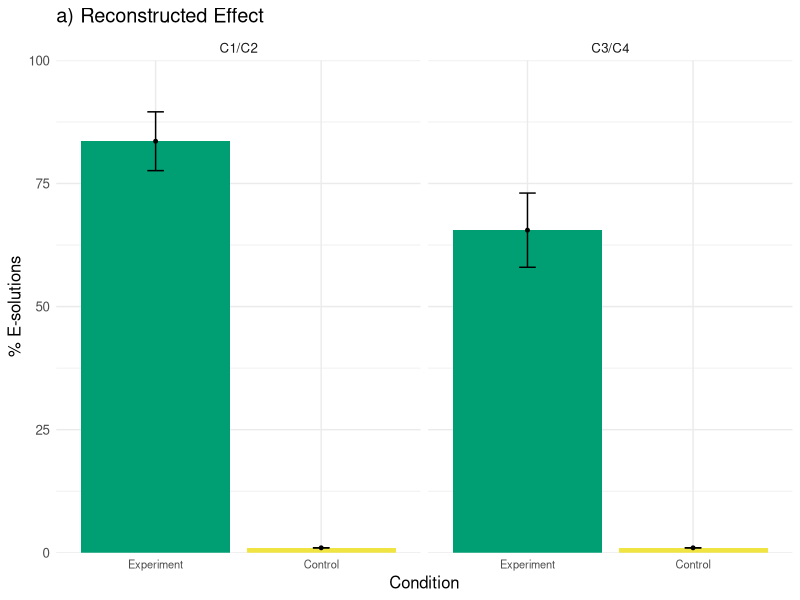
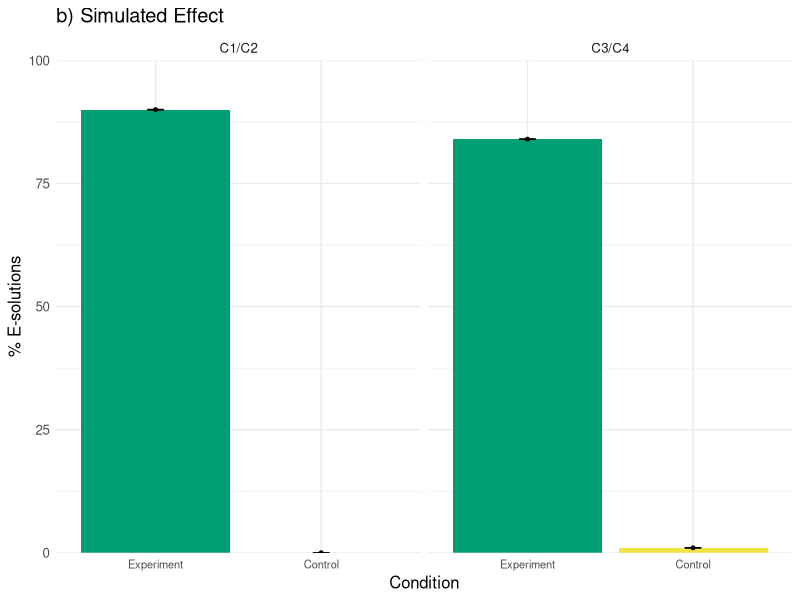
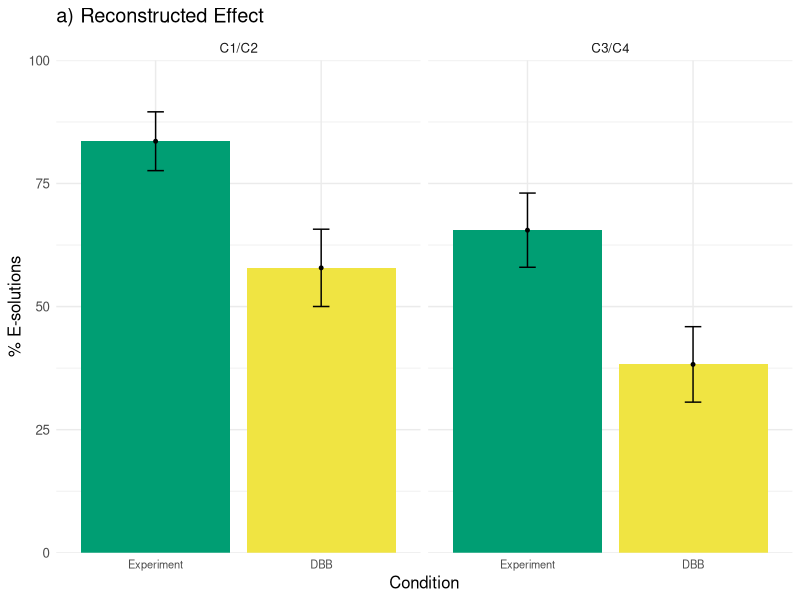
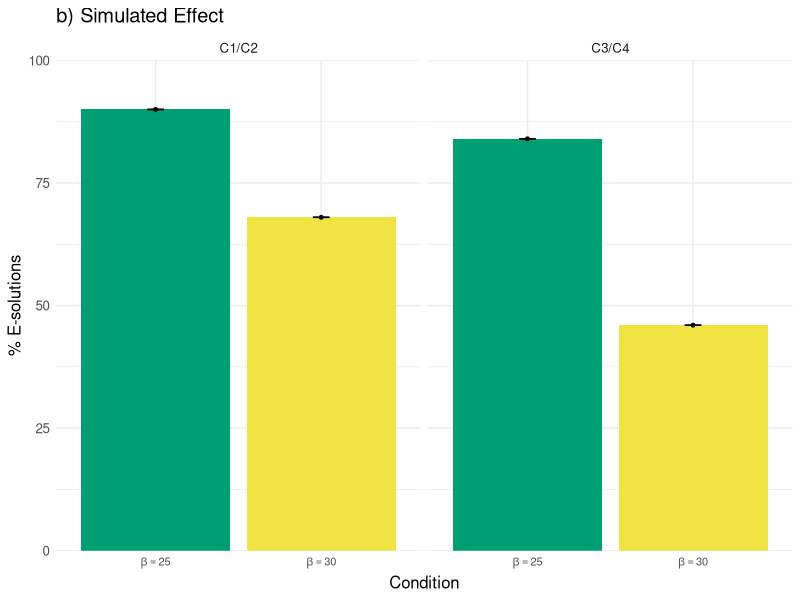
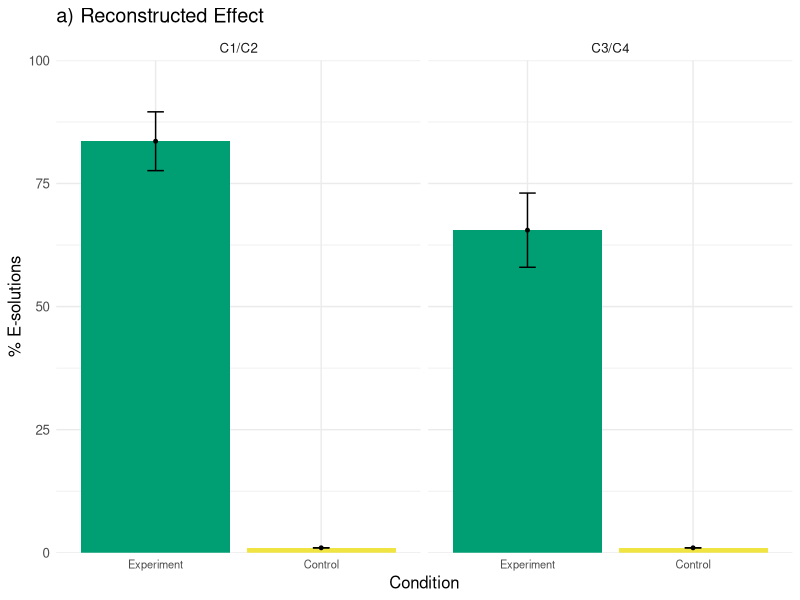
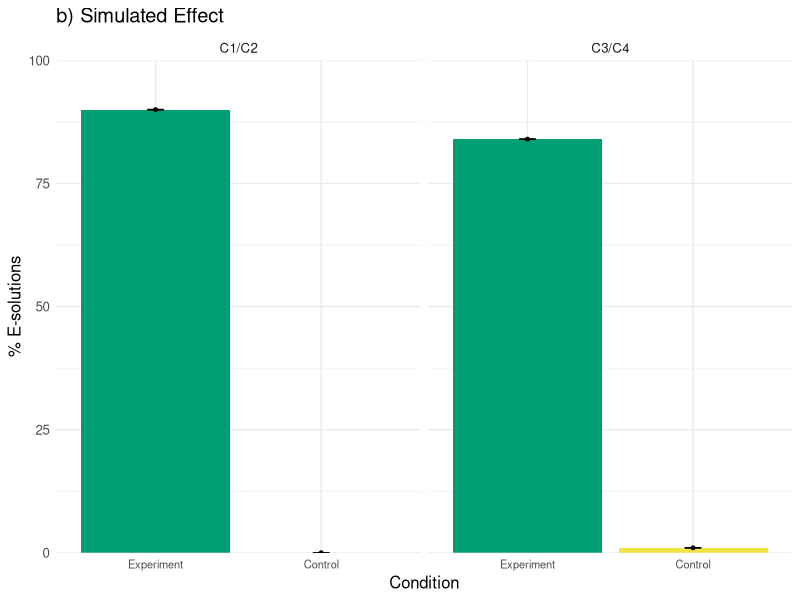
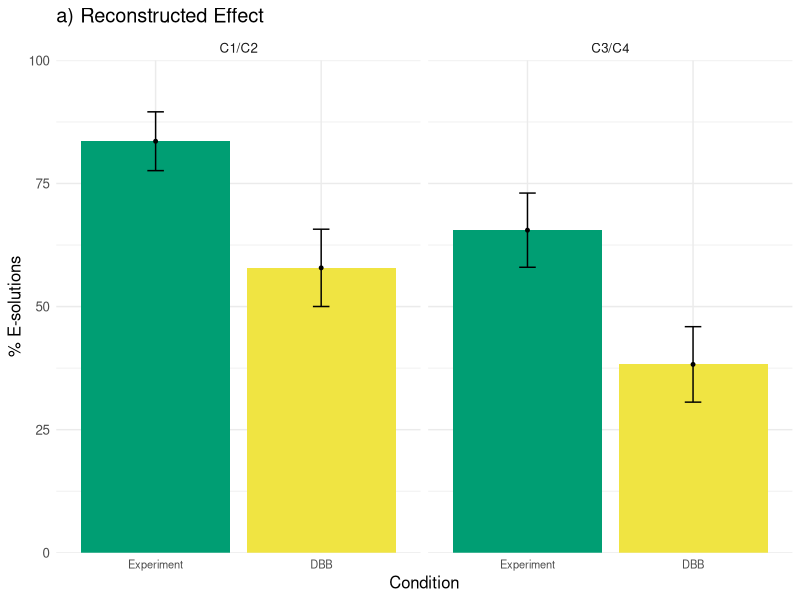
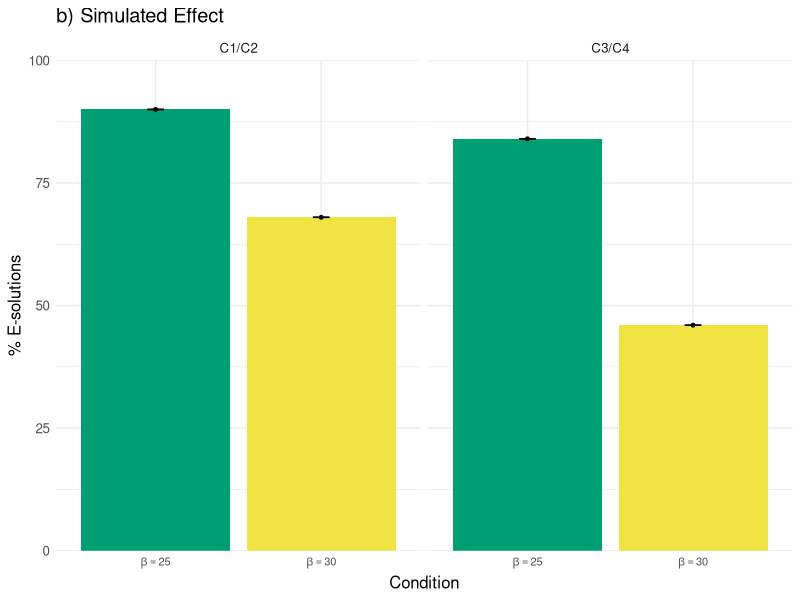

Write R code to recreate these figures, in order. (Note: this script raises an error after producing the figures.)
## ---- chunk 1
knitr::opts_chunk$set(echo = TRUE)
## ---- chunk 2
#required packages
library(ggplot2)
library(plyr)
library(BayesFactor)
library(viridisLite)
library(patchwork)
library(ggridges)
## ---- chunk 3
#simulated e1-solutions
de1<-read.csv("data/esolution1.csv")
#simulated e2-solutions
de2<-read.csv("data/esolution2.csv")
#simulated e1-control
dc1<-read.csv("data/esolution_control1.csv")
#simulated e2-control
dc2<-read.csv("data/esolution_control2.csv")

#delete X (artefact from csv saving)
de1$X<-de2$X<-dc1$X<-dc2$X<-NULL

#generate usable files
de1<-data.frame(probs=as.vector(t(de1)), lrate=rep(seq(0, 1, 0.05), 50), alpha=rep(1:50, each=21))
de2<-data.frame(probs=as.vector(t(de2)), lrate=rep(seq(0, 1, 0.05), 50), alpha=rep(1:50, each=21))
dc1<-data.frame(probs=as.vector(t(dc1)), lrate=rep(seq(0, 1, 0.05), 50), alpha=rep(1:50, each=21))
dc2<-data.frame(probs=as.vector(t(dc2)), lrate=rep(seq(0, 1, 0.05), 50), alpha=rep(1:50, each=21))

#read in 
d<-read.csv("data/luchinsmain.csv")
d<-subset(d, Group != 'DBB')
## ---- chunk 4
#build a model to predict E1
m<-glm(E1~Group, data=d, family="binomial")

#predict probs and SEs
pred<-predict(m, newdata = data.frame(Group=c('Control', 'Plain')), type="response", se.fit=TRUE)

#get percentages
dp1<-data.frame(p=100*pred$fit+1, se=100*pred$se.fit, Group=c('Control', 'Plain'))

#fit to E2
m<-glm(E2~Group, data=d, family="binomial")
#predict probs and SEs
pred<-predict(m, newdata = data.frame(Group=c('Control', 'Plain')), type="response", se.fit=TRUE)

#get percentages (we add 1 to make line visible)
dp2<-data.frame(p=100*pred$fit+1, se=100*pred$se.fit, Group=c('Control','Plain'))

#bind together
dp<-rbind(dp1, dp2)

#recode responses names for nicer plotting
dp$response<-rep(c("C1/C2", "C3/C4"), each=2)

#change name of Group
dp$Group<-ifelse(dp$Group=='Plain', 'Experiment', 'Control')
#relevel
dp$Group<-factor(dp$Group, levels=c('Experiment', 'Control'))

#color palette
cbPalette <- c("#009E73", "#F0E442")

#limits with 95% CIs
limits <- aes(ymax = p + 1.96*se, ymin=p - 1.96*se)

#plot
p1 <- ggplot(dp, aes(y=p, x=Group, fill=Group)) + 
  #bars
  geom_bar(position="dodge", stat="identity")+
  #error bars
  geom_errorbar(limits, position="dodge", width=0.1)+
  #points
  geom_point(size=1)+
  #color
  scale_fill_manual(values = c(cbPalette))+
  #theme
  theme_minimal() +
  #limits
  scale_y_continuous(limits = c(0,100), expand = c(0, 0)) +
  #two facets
  facet_wrap(~response)+
  #labs
  xlab("Condition")+
  ylab("% E-solutions")+
  #title
  ggtitle("a) Reconstructed Effect")+
  #adjust text size
  theme(text = element_text(size=12,  family="sans"),
        axis.text.x = element_text(size = 8))+
  #no legend
  theme(legend.position = "none")
p1

ggsave(
  'figures/main_exp.pdf',
  width = 3.15,
  height = 2.75,
)
## ---- chunk 5
dd<-rbind(subset(de1, lrate==0.5 & alpha==25), 
          subset(de2, lrate==0.5 & alpha==25),
          subset(dc1, lrate==0.5 & alpha==25), 
          subset(dc2, lrate==0.5 & alpha==25))

dd$Group<-rep(c('Experiment', 'Control'), each=2)
dd$Group<-factor(dd$Group, levels=c('Experiment', 'Control'))

dd$response<-rep(c('C1/C2', 'C3/C4'), 2)
dd$p<-round(dd$probs*100)
dd$p[4]<-1
dd$se<-rep(0, 4)
#plot
p2 <- ggplot(dd, aes(y=p, x=Group, fill=Group)) + 
  #bars
  geom_bar(position="dodge", stat="identity")+
  #error bars
  geom_errorbar(limits, position="dodge", width=0.1)+
  #points
  geom_point(size=1)+
  #color
  scale_fill_manual(values = c(cbPalette))+
  #theme
  theme_minimal() +
  #limits
  scale_y_continuous(limits = c(0,100), expand = c(0, 0)) +
  #two facets
  facet_wrap(~response)+
  #labs
  xlab("Condition")+
  ylab("% E-solutions")+
  #title
  ggtitle("b) Simulated Effect")+
  #adjust text size
  theme(text = element_text(size=12,  family="sans"),
        axis.text.x = element_text(size = 8))+
  #no legend
  theme(legend.position = "none")
p2

ggsave(
  'figures/main_sim.pdf',
  width = 3.15,
  height = 2.75,
)
## ---- chunk 6
cat('Plain E1:', sum(subset(d,Group=="Plain")$E1), 'out of', length(subset(d,Group=="Plain")$E1))
cat('Plain E2:', sum(subset(d,Group=="Plain")$E2), 'out of', length(subset(d,Group=="Plain")$E2))
cat('Control E1:', sum(subset(d,Group=="Control")$E1), 'out of', length(subset(d,Group=="Control")$E1))
cat('Control E2:', sum(subset(d,Group=="Control")$E2), 'out of', length(subset(d,Group=="Control")$E2))

me1<-matrix(c(sum(subset(d,Group=="Plain")$E1==1), sum(subset(d,Group=="Control")$E1==1),
              sum(subset(d,Group=="Plain")$E1==0), sum(subset(d,Group=="Control")$E1==0)), nrow=2)

me1[,1]/rowSums(me1)
chisq.test(me1, correct = FALSE)
contingencyTableBF(me1, sampleType = "indepMulti", fixedMargin = "cols")

me2<-matrix(c(sum(subset(d,Group=="Plain")$E2==1), sum(subset(d,Group=="Control")$E2==1),
              sum(subset(d,Group=="Plain")$E2==0), sum(subset(d,Group=="Control")$E2==0)), nrow=2)

me2[,1]/rowSums(me2)
chisq.test(me2, correct = FALSE)
contingencyTableBF(me2, sampleType = "indepMulti", fixedMargin = "cols")

me3<-matrix(c(sum(subset(d,Group=="Plain")$E1==1), sum(subset(d,Group=="Plain")$E2==1),
              sum(subset(d,Group=="Plain")$E1==0), sum(subset(d,Group=="Plain")$E2==0)), nrow=2)

me3[,1]/rowSums(me3)
chisq.test(me3, correct = FALSE)
contingencyTableBF(me3, sampleType = "indepMulti", fixedMargin = "cols")

## ---- chunk 7
cat('Plain E1:', round(dd$probs[1]*100), 'out of', 100)
cat('Plain E2:', round(dd$probs[2]*100), 'out of', 100)
cat('Control E1:', round(dd$probs[3]*100), 'out of', 100)
cat('Control E2:', round(dd$probs[4]*100), 'out of', 100)
## ---- chunk 8
#read in original data
d<-read.csv("data/luchinsmain.csv")
#exlcude control group since we only want experimental and DBB group
d<-subset(d, Group != 'Control')
## ---- chunk 9
#model E1 response
m<-glm(E1~Group, data=d, family="binomial")
#predict probs and SEs
pred<-predict(m, newdata = data.frame(Group=c('DBB', 'Plain')), type="response", se.fit=TRUE)
#get percentages
dp1<-data.frame(p=100*pred$fit+1, se=100*pred$se.fit, Group=c('DBB', 'Plain'))
#model E2
m<-glm(E2~Group, data=d, family="binomial")
#predict probs and SEs
pred<-predict(m, newdata = data.frame(Group=c('DBB', 'Plain')), type="response", se.fit=TRUE)
#get percentages
dp2<-data.frame(p=100*pred$fit+1, se=100*pred$se.fit, Group=c('Control','Plain'))
#bind together
dp<-rbind(dp1, dp2)
#response for nice plotting
dp$response<-rep(c("C1/C2", "C3/C4"), each=2)

#change names for plotting
dp$Group<-ifelse(dp$Group=='Plain', 'Experiment', 'DBB')
#relevel
dp$Group<-factor(dp$Group, levels=c('Experiment', 'DBB'))

#plot
p3 <- ggplot(dp, aes(y=p, x=Group, fill=Group)) + 
  #bars
  geom_bar(position="dodge", stat="identity")+
  #error bars
  geom_errorbar(limits, position="dodge", width=0.1)+
  #points
  geom_point(size=1)+
  #color
  scale_fill_manual(values = c(cbPalette))+
  #theme
  theme_minimal() +
  #limits
  scale_y_continuous(limits = c(0,100), expand = c(0, 0)) +
  #two facets
  facet_wrap(~response)+
  #labs
  xlab("Condition")+
  ylab("% E-solutions")+
  #title
  ggtitle("a) Reconstructed Effect")+
  #adjust text size
  theme(text = element_text(size=12,  family="sans"),
        axis.text.x = element_text(size = 8))+
  #no legend
  theme(legend.position = "none")
p3

ggsave(
  'figures/dbb_exp.pdf',
  width = 3.15,
  height = 2.75,
)
## ---- chunk 10
dd<-rbind(subset(de1, lrate==0.5 & alpha==25), 
          subset(de2, lrate==0.5 & alpha==25),
          subset(de1, lrate==0.5 & alpha==30), 
          subset(de2, lrate==0.5 & alpha==30))

dd$Group<-rep(c('Experiment', 'DBB'), each=2)
dd$Group<-factor(dd$Group, levels=c('Experiment', 'DBB'))

dd$response<-rep(c('C1/C2', 'C3/C4'), 2)
dd$p<-round(dd$probs*100)
dd$se<-rep(0, 4)

p4 <- ggplot(dd, aes(y=p, x=Group, fill=Group)) + 
  #bars
  geom_bar(position="dodge", stat="identity")+
  #error bars
  geom_errorbar(limits, position="dodge", width=0.1)+
  #points
  geom_point(size=1)+
  scale_x_discrete(labels=c(expression(beta==25), expression(beta==30)))+
  #color
  scale_fill_manual(values = c(cbPalette))+
  #theme
  theme_minimal() +
  #limits
  scale_y_continuous(limits = c(0,100), expand = c(0, 0)) +
  #two facets
  facet_wrap(~response)+
  #labs
  xlab("Condition")+
  ylab("% E-solutions")+
  #title
  ggtitle("b) Simulated Effect")+
  #adjust text size
  theme(text = element_text(size=12,  family="sans"),
        axis.text.x = element_text(size = 8))+
  #no legend
  theme(legend.position = "none")
p4

ggsave(
  'figures/dbb_sim.pdf',
  width = 3.15,
  height = 2.75,
)
## ---- chunk 11
cat('Plain E1:', sum(subset(d,Group=="Plain")$E1), 'out of', length(subset(d,Group=="Plain")$E1))
cat('Plain E2:', sum(subset(d,Group=="Plain")$E2), 'out of', length(subset(d,Group=="Plain")$E2))
cat('DBB E1:', sum(subset(d,Group=="DBB")$E1), 'out of', length(subset(d,Group=="DBB")$E1))
cat('DBB E2:', sum(subset(d,Group=="DBB")$E2), 'out of', length(subset(d,Group=="DBB")$E2))

me1<-matrix(c(sum(subset(d,Group=="Plain")$E1==1), sum(subset(d,Group=="DBB")$E1==1),
              sum(subset(d,Group=="Plain")$E1==0), sum(subset(d,Group=="DBB")$E1==0)), nrow=2)

me1[,1]/rowSums(me1)
chisq.test(me1, correct = FALSE)
contingencyTableBF(me1, sampleType = "indepMulti", fixedMargin = "cols")

me2<-matrix(c(sum(subset(d,Group=="Plain")$E2==1), sum(subset(d,Group=="DBB")$E2==1),
              sum(subset(d,Group=="Plain")$E2==0), sum(subset(d,Group=="DBB")$E2==0)), nrow=2)

me2[,1]/rowSums(me2)
chisq.test(me2, correct = FALSE)
contingencyTableBF(me2, sampleType = "indepMulti", fixedMargin = "cols")

me3<-matrix(c(sum(subset(d,Group=="DBB")$E1==1), sum(subset(d,Group=="DBB")$E2==1),
              sum(subset(d,Group=="DBB")$E1==0), sum(subset(d,Group=="DBB")$E2==0)), nrow=2)

me3[,1]/rowSums(me3)
chisq.test(me3, correct = FALSE)
contingencyTableBF(me3, sampleType = "indepMulti", fixedMargin = "cols")

## ---- chunk 12
cat('Plain E1:', round(dd$probs[1]*100), 'out of', 100)
cat('Plain E2:', round(dd$probs[2]*100), 'out of', 100)
cat('DBB E1:', round(dd$probs[3]*100), 'out of', 100)
cat('DBB E2:', round(dd$probs[4]*100), 'out of', 100)
## ---- chunk 13
#reconstructed behavioral data
d<-read.csv("data/einstellungsize.csv")

#simulated data
eshort1<-read.csv("data/e1short.csv")
eshort2<-read.csv("data/e2short.csv")
elong1<-read.csv("data/e1long.csv")
elong2<-read.csv("data/e2long.csv")

#delete X since it's an artefact
eshort1$X<-eshort2$X<-elong1$X<-elong2$X<-NULL

#get simulated data to usable format
eshort1<-data.frame(probs=as.vector(t(eshort1)), lrate=rep(seq(0, 1, 0.05), 50), alpha=rep(1:50, each=21))
eshort2<-data.frame(probs=as.vector(t(eshort2)), lrate=rep(seq(0, 1, 0.05), 50), alpha=rep(1:50, each=21))
elong1<-data.frame(probs=as.vector(t(elong1)), lrate=rep(seq(0, 1, 0.05), 50), alpha=rep(1:50, each=21))
elong2<-data.frame(probs=as.vector(t(elong2)), lrate=rep(seq(0, 1, 0.05), 50), alpha=rep(1:50, each=21))
## ---- chunk 14
#using SE here becaus GLM struggles with only 1s as observations
se<-function(x){sd(x)/sqrt(length(x))}

#summarize behavioral data for E1
dd1<-ddply(d, ~Tasks, summarize, p=mean(E1*100), se=se(E1*100))

#summarize behavioral data for E2
dd2<-ddply(d, ~Tasks, summarize, p=mean(E2*100), se=se(E2*100))
#bind them together
dp<-rbind(dd1, dd2)
#recode response for nicer labels
dp$response<-rep(c('C1/C2', 'C3/C4'), each=2)
#Group is Short and Long for more or less training
dp$Group<-rep(c('Short', 'Long'), 2)


p5 <- ggplot(dp, aes(y=p, x=Group, fill=Group)) + 
  #bars
  geom_bar(position="dodge", stat="identity")+
  #error bars
  geom_errorbar(limits, position="dodge", width=0.1)+
  #points
  geom_point(size=1)+
  #color
  scale_fill_manual(values = c(cbPalette))+
  #theme
  theme_minimal() +
  #limits
  scale_y_continuous(limits = c(0,101), expand = c(0, 0)) +
  #two facets
  facet_wrap(~response)+
  #labs
  xlab("Condition")+
  ylab("% E-solutions")+
  #title
  ggtitle("a) Reconstructed Effect")+
  #adjust text size
  theme(text = element_text(size=12,  family="sans"),
        axis.text.x = element_text(size = 8))+
  #no legend
  theme(legend.position = "none")
p5

ggsave(
  'figures/num_tasks_exp.pdf',
  width = 3.15,
  height = 2.75,
)
## ---- chunk 15
dd<-rbind(subset(eshort1, lrate==0.5 & alpha==15), 
          subset(eshort2, lrate==0.5 & alpha==15),
          subset(elong1, lrate==0.5 & alpha==15), 
          subset(elong2, lrate==0.5 & alpha==15))

dd$Group<-rep(c('Short', 'Long'), each=2)
dd$Group<-factor(dd$Group, levels=c('Long', 'Short'))

dd$response<-rep(c("C1/C2", "C3/C4"), 2)
dd$p<-round(dd$probs*100)

dd$se<-rep(0, 4)

#limits with CIs
limits <- aes(ymax = p + 1.96*se, ymin=p - 1.96*se)

#plot
p6 <- ggplot(dd, aes(y=p, x=Group, fill=Group)) + 
  #bars
  geom_bar(position="dodge", stat="identity")+
  #error bars
  geom_errorbar(limits, position="dodge", width=0.1)+
  #points
  geom_point(size=1)+
  #color
  scale_fill_manual(values = c(cbPalette))+
  #theme
  theme_minimal() +
  #limits
  scale_y_continuous(limits = c(0,101), expand = c(0, 0)) +
  #two facets
  facet_wrap(~response)+
  #labs
  xlab("Condition")+
  ylab("% E-solutions")+
  #title
  ggtitle("b) Simulated Effect")+
  #adjust text size
  theme(text = element_text(size=12,  family="sans"),
        axis.text.x = element_text(size = 8))+
  #no legend
  theme(legend.position = "none")
p6

ggsave(
  'figures/num_tasks_sim.pdf',
  width = 3.15,
  height = 2.75,
)
## ---- chunk 16
d$Tasks<-ifelse(d$Tasks==9, 'Long', 'Short')
cat('Plain E1:', sum(subset(d,Tasks=="Short")$E1), 'out of', length(subset(d,Tasks=="Short")$E1))
cat('Plain E2:', sum(subset(d,Tasks=="Short")$E2), 'out of', length(subset(d,Tasks=="Short")$E2))
cat('Control E1:', sum(subset(d,Tasks=="Long")$E1), 'out of', length(subset(d,Tasks=="Long")$E1))
cat('Control E2:', sum(subset(d,Tasks=="Long")$E2), 'out of', length(subset(d,Tasks=="Long")$E2))

me1<-matrix(c(sum(subset(d,Tasks=="Short")$E1==1), sum(subset(d,Tasks=="Long")$E1==1),
              sum(subset(d,Tasks=="Short")$E1==0), sum(subset(d,Tasks=="Long")$E1==0)), nrow=2)

me1[,1]/rowSums(me1)
chisq.test(me1, correct = FALSE)
contingencyTableBF(me1, sampleType = "indepMulti", fixedMargin = "cols")

me2<-matrix(c(sum(subset(d,Tasks=="Short")$E2==1), sum(subset(d,Tasks=="Long")$E2==1),
              sum(subset(d,Tasks=="Short")$E2==0), sum(subset(d,Tasks=="Long")$E2==0)), nrow=2)

me2[,1]/rowSums(me2)
chisq.test(me2, correct = FALSE)
contingencyTableBF(me2, sampleType = "indepMulti", fixedMargin = "cols")

me3<-matrix(c(sum(subset(d,Tasks=="Short")$E1==1), sum(subset(d,Tasks=="Short")$E2==1),
              sum(subset(d,Tasks=="Short")$E1==0), sum(subset(d,Tasks=="Short")$E2==0)), nrow=2)

me3[,1]/rowSums(me3)
chisq.test(me3, correct = FALSE)
contingencyTableBF(me3, sampleType = "indepMulti", fixedMargin = "cols")

## ---- chunk 17
cat('Short E1:', round(dd$probs[1]*100), 'out of', 100)
cat('Short E2:', round(dd$probs[2]*100), 'out of', 100)
cat('Long E1:', round(dd$probs[3]*100), 'out of', 100)
cat('Long E2:', round(dd$probs[4]*100), 'out of', 100)
## ---- chunk 18
#reconstructed data
d<-read.csv("data/alternating.csv")

#alternated training
ealternating<-read.csv("data/ealternating.csv")
#remove X
ealternating$X<-NULL
#change to readable format
ealternating<-data.frame(probs=as.vector(t(ealternating)), lrate=rep(seq(0, 1, len=21), 50), alpha=rep(1:50, each=21))
#E1-solutions
de1<-read.csv("data/esolution1.csv")
de1$X<-NULL
de1<-data.frame(probs=as.vector(t(de1)), lrate=rep(seq(0, 1, 0.05), 50), alpha=rep(1:50, each=21))

## ---- chunk 19
dd<-ddply(d, ~Group, summarize, p=mean(E1*100), se=se(E1*100))
dd$Group<-factor(dd$Group, levels=c('Plain', 'Alternating'))

p7 <- ggplot(dd, aes(y=p, x=Group, fill=Group)) + 
  #bars
  geom_bar(position="dodge", stat="identity")+
  #error bars
  geom_errorbar(limits, position="dodge", width=0.1)+
  #points
  geom_point(size=1)+
  #color
  scale_fill_manual(values = c(cbPalette))+
  #theme
  theme_minimal() +
  #limits
  scale_y_continuous(limits = c(0,100), expand = c(0, 0)) +
  #labs
  xlab("Condition")+
  ylab("% E-solutions")+
  #title
  ggtitle("a) Reconstructed Effect")+
  #adjust text size
  theme(text = element_text(size=12,  family="sans"),
        axis.text.x = element_text(size = 8))+
  #no legend
  theme(legend.position = "none")
p7

ggsave(
  'figures/alternating_exp.pdf',
  width = 3.15,
  height = 2.75,
)
## ---- chunk 20

d1<-rbind(subset(de1, lrate==0.5 & alpha==25), subset(ealternating, lrate==0.5 & alpha==25))
dd<-data.frame(p=d1$probs*100, Group=c('Plain', 'Alternating'), se=rep(0, 2))
dd$Group<-factor(dd$Group, levels=c('Plain', 'Alternating'))


p8 <- ggplot(dd, aes(y=p, x=Group, fill=Group)) + 
  #bars
  geom_bar(position="dodge", stat="identity")+
  #error bars
  geom_errorbar(limits, position="dodge", width=0.1)+
  #points
  geom_point(size=1)+
  #color
  scale_fill_manual(values = c(cbPalette))+
  #theme
  theme_minimal() +
  #limits
  scale_y_continuous(limits = c(0,100), expand = c(0, 0)) +
  #labs
  xlab("Condition")+
  ylab("% E-solutions")+
  #title
  ggtitle("b) Simulated Effect")+
  #adjust text size
  theme(text = element_text(size=12,  family="sans"),
        axis.text.x = element_text(size = 8))+

  #no legend
  theme(legend.position = "none")
p8

ggsave(
  'figures/alternating_sim.pdf',
  width = 3.15,
  height = 2.75,
)
## ---- chunk 21
cat('Plain E1:', sum(subset(d,Group=="Plain")$E1), 'out of', length(subset(d,Group=="Plain")$E1))
cat('Control E1:', sum(subset(d,Group=="Alternating")$E1), 'out of', length(subset(d,Group=="Alternating")$E1))

me1<-matrix(c(sum(subset(d,Group=="Plain")$E1==1), sum(subset(d,Group=="Alternating")$E1==1),
              sum(subset(d,Group=="Plain")$E1==0), sum(subset(d,Group=="Alternating")$E1==0)), nrow=2)

me1[,1]/rowSums(me1)
chisq.test(me1, correct = FALSE)
contingencyTableBF(me1, sampleType = "indepMulti", fixedMargin = "cols")
## ---- chunk 22
cat('Plain E1:', round(dd$p[1]), 'out of', 100)
cat('Alternating E1:', round(dd$p[2]), 'out of', 100)
## ---- chunk 23
#reconstructed data
d<-read.csv("data/speedy.csv")

#simulated data
de1<-read.csv("data/esolution1.csv")
de2<-read.csv("data/esolution2.csv")
de1$X<-de2$X<-NULL
de1<-data.frame(probs=as.vector(t(de1)), lrate=rep(seq(0, 1, 0.05), 50), alpha=rep(1:50, each=21))
de2<-data.frame(probs=as.vector(t(de2)), lrate=rep(seq(0, 1, 0.05), 50), alpha=rep(1:50, each=21))
## ---- chunk 24
d$Group<-ifelse(d$Group=='Speed', 'Speedy', paste(d$Group))
#fit to E1
m<-glm(E1~Group, data=d, family="binomial")
#predict probs and SEs
pred<-predict(m, newdata = data.frame(Group=c('Speedy', 'Plain')), type="response", se.fit=TRUE)
#get percentages
dp1<-data.frame(p=100*pred$fit+1, se=100*pred$se.fit, Group=c('Speedy', 'Plain'))
#fit to E2
m<-glm(E2~Group, data=d, family="binomial")
#predict probs and SEs
pred<-predict(m, newdata = data.frame(Group=c('Speedy', 'Plain')), type="response", se.fit=TRUE)
#get percentatges
dp2<-data.frame(p=100*pred$fit+1, se=100*pred$se.fit, Group=c('Speedy', 'Plain'))
#bind together
dp<-rbind(dp1, dp2)
#mark response
dp$response<-rep(c("C1/C2", "C3/C4"), each=2)
#change order of levels
dp$Group<-factor(dp$Group, levels=c('Plain', 'Speedy'))

#plot
p9 <- ggplot(dp, aes(y=p, x=Group, fill=Group)) + 
  #bars
  geom_bar(position="dodge", stat="identity")+
  #error bars
  geom_errorbar(limits, position="dodge", width=0.1)+
  #points
  geom_point(size=1)+
  #color
  scale_fill_manual(values = c(cbPalette))+
  #theme
  theme_minimal() +
  #limits
  scale_y_continuous(limits = c(0,104), expand = c(0, 0)) +
  #two facets
  facet_wrap(~response)+
  #labs
  xlab("Condition")+
  ylab("% E-solutions")+
  #title
  ggtitle("a) Reconstructed Effect")+
  #adjust text size
  theme(text = element_text(size=12,  family="sans"),
        axis.text.x = element_text(size = 8))+
  #no legend
  theme(legend.position = "none")

p9

ggsave(
  'figures/speed_exp.pdf',
  width = 3.15,
  height = 2.75,
)
## ---- chunk 25
dd<-rbind(subset(de1, lrate==0.5 & alpha==25), 
          subset(de2, lrate==0.5 & alpha==25),
          subset(de1, lrate==0.5 & alpha==15), 
          subset(de2, lrate==0.5 & alpha==15))

dd$Group<-rep(c('Experiment', 'Speedy'), each=2)
dd$Group<-factor(dd$Group, levels=c('Experiment', 'Speedy'))

dd$response<-c('C1/C2', 'C3/C4', 'C3/C4', 'C1/C2')
dd$p<-round(dd$probs*100)
dd$se<-rep(0, 4)

p10 <- ggplot(dd, aes(y=p, x=Group, fill=Group)) + 
  #bars
  geom_bar(position="dodge", stat="identity")+
  #error bars
  geom_errorbar(limits, position="dodge", width=0.1)+
  #points
  geom_point(size=1)+
  scale_x_discrete(labels=c(expression(beta==25), expression(beta==15)))+
  #color
  scale_fill_manual(values = c(cbPalette))+
  #theme
  theme_minimal() +
  #limits
  scale_y_continuous(limits = c(0,101), expand = c(0, 0)) +
  #two facets
  facet_wrap(~response)+
  #labs
  xlab("Condition")+
  ylab("% E-solutions")+
  #title
  ggtitle("b) Simulated Effect")+
  #adjust text size
  theme(text = element_text(size=12,  family="sans"),
        axis.text.x = element_text(size = 8))+
  #no legend
  theme(legend.position = "none")
p10

ggsave(
  'figures/speed_sim.pdf',
  width = 3.15,
  height = 2.75,
)
## ---- chunk 26
cat('Speedy E1:', sum(subset(d,Group=="Speedy")$E1), 'out of', length(subset(d,Group=="Speedy")$E1))
cat('Speedy E2:', sum(subset(d,Group=="Speedy")$E2), 'out of', length(subset(d,Group=="Speedy")$E2))
cat('Plain E1:', sum(subset(d,Group=="Plain")$E1), 'out of', length(subset(d,Group=="Plain")$E1))
cat('Plain E2:', sum(subset(d,Group=="Plain")$E2), 'out of', length(subset(d,Group=="Plain")$E2))

me1<-matrix(c(sum(subset(d,Group=="Plain")$E1==1), sum(subset(d,Group=="Speedy")$E1==1),
              sum(subset(d,Group=="Plain")$E1==0), sum(subset(d,Group=="Speedy")$E1==0)), nrow=2)

me1[,1]/rowSums(me1)
chisq.test(me1, correct = FALSE)
contingencyTableBF(me1, sampleType = "indepMulti", fixedMargin = "cols")

me2<-matrix(c(sum(subset(d,Group=="Plain")$E2==1), sum(subset(d,Group=="Speedy")$E2==1),
              sum(subset(d,Group=="Plain")$E2==0), sum(subset(d,Group=="Speedy")$E2==0)), nrow=2)

me2[,1]/rowSums(me2)
chisq.test(me2, correct = FALSE)
contingencyTableBF(me2, sampleType = "indepMulti", fixedMargin = "cols")
## ---- chunk 27
cat('Plain E1:', round(dd$probs[1]*100), 'out of', 100)
cat('Plain E2:', round(dd$probs[2]*100), 'out of', 100)
cat('Speedy E1:', round(dd$probs[4]*100), 'out of', 100)
cat('Speedy E2:', round(dd$probs[3]*100), 'out of', 100)
## ---- chunk 28
d<-read.csv("data/luchindevelopmental.csv")

es<-read.csv("data/dev_e1.csv")
es$X<-NULL
es<-as.vector(t(es))
ds<-read.csv("data/dev_d1.csv")
ds$X<-NULL
ds<-as.vector(t(ds))

## ---- chunk 29
#these are the age groups
d$Group<-mapvalues(d$Group, unique(d$Group), 
                   c(3, 2, 1, 4))
m<-glm(E1~Group, data=d, family="binomial")
#predict probs and SEs
pred<-predict(m, newdata = data.frame(Group=paste(1:4)),
              type="response", se.fit=TRUE)
#get into percentage
dp<-data.frame(mu=100*pred$fit+1, se=100*pred$se.fit, 
               Group=1:4)

m<-glm(D1~Group, data=d, family="binomial")
#predict probs and SEs
pred<-predict(m, newdata = data.frame(Group=paste(1:4)),
              type="response", se.fit=TRUE)
#get into percentage
dp1<-data.frame(mu=100*pred$fit+1, se=100*pred$se.fit, 
               Group=1:4)
dp<-rbind(dp, dp1)
dp$Type<-rep(c("E1", "D1"), each=4)

pd <- position_dodge(.1)


p11<-ggplot(dp, aes(x=Group, y=mu, col=Type)) +
  geom_point(position =pd)+
  #error bars
  geom_errorbar(aes(ymin=mu-1.96*se, ymax=mu+1.96*se), width=0, size=1, position=pd) +
  #scale_color_manual(values=c("#F0E442", "#E69F00", "#009E73", "#56B4E9"))+
  #lines
  geom_line(position=pd, size=1.2) +
  scale_color_manual(labels = c("D", "E"), values=cbPalette)+
  #classic theme, legend on bottom
  theme_minimal()+
  #scale_x_continuous(breaks = round(seq(min(0), max(50), by = 5),1)) +
  ylab("% response")+xlab("Age group")+
  scale_y_continuous(limits = c(0,100), expand = c(0, 0)) +
  theme(text = element_text(size=12,  family="sans"),
        axis.text.x = element_text(size = 8))+
  #no legend
  theme(legend.position = "top")+
  #change theme
  ggtitle("a) Reconstructed effect")
p11

ggsave(
  'figures/dev_exp.pdf',
  width = 3.15,
  height = 2.75,
)
## ---- chunk 30
dp2<-data.frame(mu=100*c(es[c(9, 10, 11, 12)], ds[c(9, 10, 11, 12)]), se=rep(0, 8), Group=dp$Group, Type=dp$Type)
dp2$alpha<-round(rep(seq(0.45, 0.6, len=4), 2), 2)

p12<-ggplot(dp2, aes(x=alpha, y=mu, col=Type)) +
  geom_point()+
  #error bars
  geom_errorbar(aes(ymin=mu-1.96*se, ymax=mu+1.96*se), width=0, size=1) +
  #scale_color_manual(values=c("#F0E442", "#E69F00", "#009E73", "#56B4E9"))+
  #lines
  geom_line(size=1.2) +
  scale_color_manual(labels = c("D", "E"), values=cbPalette)+
  #classic theme, legend on bottom
  theme_minimal()+
  #scale_x_continuous(breaks = round(seq(min(0), max(50), by = 5),1)) +
  ylab("% response")+xlab(expression("Learning rate"~alpha))+
  scale_y_continuous(limits = c(0,100), expand = c(0, 0)) +
  theme(text = element_text(size=12,  family="sans"),
        axis.text.x = element_text(size = 8))+
  #no legend
  theme(legend.position = "top")+
  #change theme
  ggtitle("b) Simulated effect")
p12

ggsave(
  'figures/dev_sim.pdf',
  width = 3.15,
  height = 2.75,
)
## ---- chunk 31
d<-read.csv("data/luchindevelopmental.csv")
d$Group<-factor(d$Group, levels=c('C', 'B', 'A', 'NYU'))
cor.test(as.numeric(d$Group), d$E1)
correlationBF(as.numeric(d$Group), d$E1)
cor.test(as.numeric(d$Group), d$D1)
correlationBF(as.numeric(d$Group), d$D1)
## ---- chunk 32
dp2$mu<-round(dp2$mu)
print(dp2)
